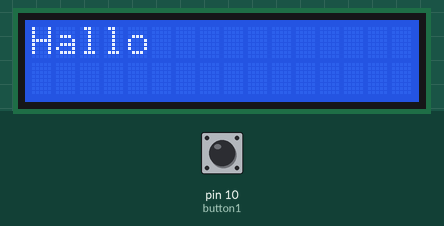
The sketch below on a simulated Arduino Uno, built with avr-gcc and run on an emulated ATmega328P. On the bench: 16×2 character LCD. Inputs (shaded band) come from the test bench; at power-on: pin 10 (button1) HIGH.

Above: at 1.2 s.
1.3 s: pin 10 (button1) pulled LOW for 0.15 s
At 1.37 s:
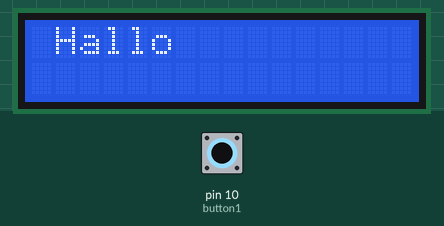
2.9 s: pin 10 (button1) pulled LOW for 1 s
At 4.5 s:
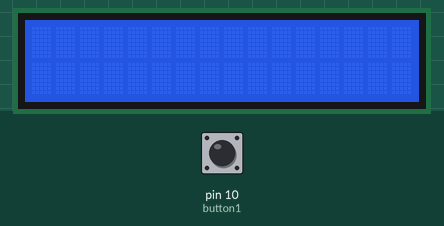
Timing chart, 0 to 6.0 s (numbered marks = the images above; inputs shaded):
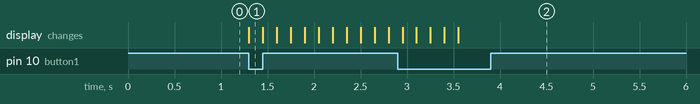

Measured:
- after the input at 1.3 s, the display: changes at once (image 1)

The sketch:

3c.ino
```cpp
#include <LiquidCrystal.h>
LiquidCrystal lcd(12,11,5,4,3,2);
int button1 = 10;
int i;

void setup() {
  // put your setup code here, to run once:
  lcd.begin(16,2);
  lcd.print("Hallo");
  Serial.begin(9600);
  pinMode(button1, INPUT);
}

void loop() {
  // put your main code here, to run repeatedly:
  if(digitalRead(button1) == LOW){
    if(Serial.available()){
      lcd.clear();
      delay(100);
      while(Serial.available() > 0){
        lcd.write(Serial.read());
      }
    }
    for(i = 0; i < 13; i++){
      lcd.scrollDisplayRight();
      delay(150);
    }
  }
}
```
